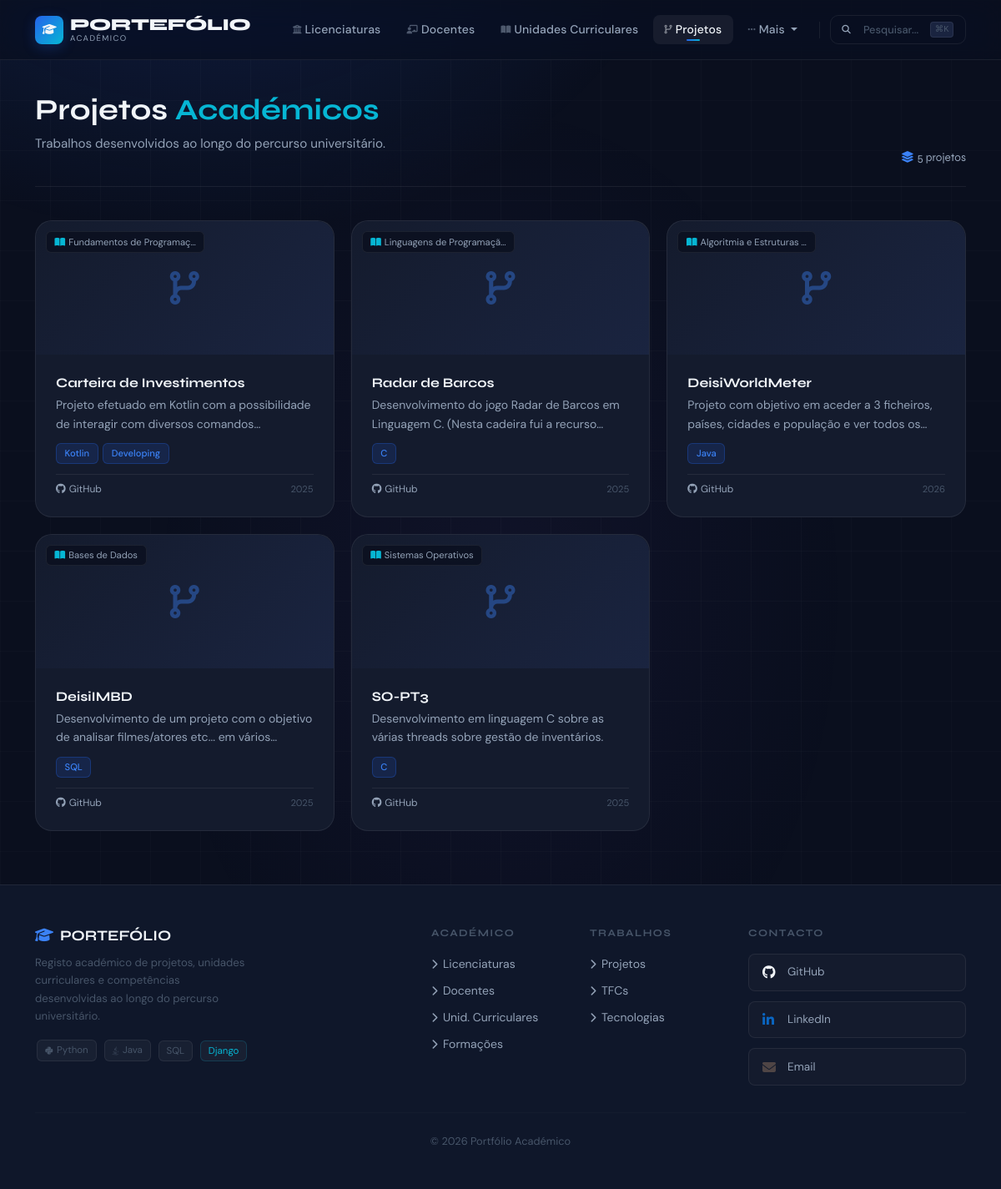
/portfolio/projetos/, run on an earlier commit of the app's database.
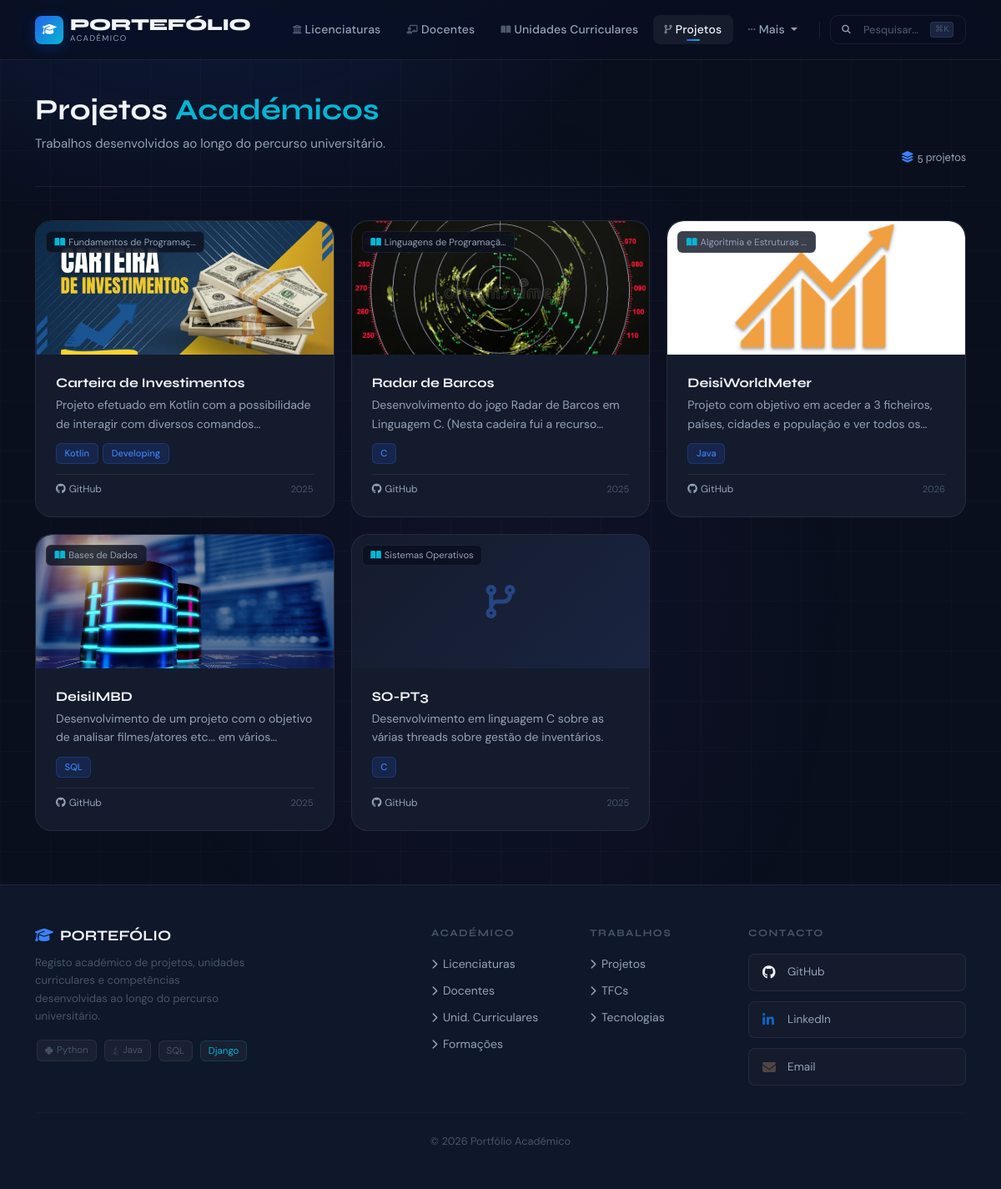
And on a later commit of the database.
### portfolio/models.py (models this page shows, shortened)
class Projeto(models.Model):
    nome = models.CharField(max_length=200)
    data_inicio = models.DateField(null=True, blank=True)
    data_fim = models.DateField(null=True, blank=True)
    link_github = models.URLField(blank=True)
    descricao = models.TextField(blank=True)
    foto = models.ImageField(upload_to="projetos/", blank=True, null=True)
    video = models.URLField(blank=True, null=True)
    uc = models.ForeignKey(
        UnidadeCurricular, on_delete=models.CASCADE, related_name="projetos"
    )
    tecnologias = models.ManyToManyField(
        Tecnologia, blank=True, related_name="projetos"
    )
    class Meta:
        verbose_name_plural = "Projetos"

class UnidadeCurricular(models.Model):
    nome = models.CharField(max_length=200)
    apresentacao = models.TextField(blank=True)
    semestre = models.IntegerField()
    ano_curricular = models.IntegerField()
    ects = models.IntegerField(null=True, blank=True)
    cod_curso = models.IntegerField(null=True, blank=True)
    cod_uc = models.IntegerField(null=True, blank=True)
    licenciatura = models.ForeignKey(
        Licenciatura, on_delete=models.CASCADE, related_name="ucs"
    )
    docentes = models.ManyToManyField(
        Docente, blank=True, related_name="ucs"
    )
    objetivos = models.TextField(blank=True)
    programa = models.TextField(blank=True)
    metodologia = models.TextField(blank=True)
    bibliografia = models.TextField(blank=True)
    natureza = models.CharField(max_length=50, blank=True)
    class Meta:
        verbose_name_plural = "Unidades Curriculares"
        ordering = ["ano_curricular", "semestre", "nome"]

### portfolio/views.py (the view)
# urls.py: path('projetos/', views.projetos_view, name='projetos'),
def projetos_view(request):
    projetos = Projeto.objects.select_related('uc').prefetch_related('tecnologias').all()
    return render(request, 'portfolio/projetos.html', {'projetos': projetos})

### portfolio/templates/portfolio/projetos.html (shortened to what this page needs)
{% extends "portfolio/base.html" %}
{% block nav_projetos %}active{% endblock %}
{% block content %}
<div class="page-header">
    <div>
        <h2>Projetos <span class="text-accent">Académicos</span></h2>
        <p>Trabalhos desenvolvidos ao longo do percurso universitário.</p>
    </div>
    <span style="font-family:var(--fd);font-size:.85rem;color:var(--ts);">
        <i class="fas fa-layer-group me-1" style="color:var(--pri-l);"></i>{{ projetos|length }} projeto{{ projetos|length|pluralize:"s" }}
    </span>
</div>
{% if projetos %}
<div style="display:grid;grid-template-columns:repeat(auto-fill,minmax(280px,1fr));gap:1.25rem;">
    {% for p in projetos %}
    <a href="{% url 'projetos_detail' p.id %}" style="text-decoration:none;">
        <div class="card" style="height:100%;cursor:pointer;">
            <div style="width:100%;height:160px;overflow:hidden;position:relative;border-radius:var(--rl) var(--rl) 0 0;background:var(--sf2);">
                {% if p.foto %}
                    <img src="{{ p.foto.url }}" alt="{{ p.nome }}"
                         style="width:100%;height:100%;object-fit:cover;transition:transform .4s ease;">
                {% else %}
                    <div style="width:100%;height:100%;display:grid;place-items:center;background:linear-gradient(135deg,var(--sf) 0%,var(--sf2) 100%);">
                        <i class="fas fa-code-branch" style="font-size:2.5rem;color:var(--pri-l);opacity:.4;"></i>
                    </div>
                {% endif %}
                {% if p.uc %}
                <span style="position:absolute;top:.75rem;left:.75rem;background:rgba(10,15,30,.8);backdrop-filter:blur(8px);border:1px solid var(--bd);border-radius:6px;padding:.2rem .6rem;font-size:.7rem;color:var(--ts);">
                    <i class="fas fa-book-open me-1" style="color:var(--acc);"></i>{{ p.uc.nome|truncatechars:25 }}
                </span>
                {% endif %}
            </div>
            <div class="card-body" style="display:flex;flex-direction:column;gap:.75rem;">
                <div>
                    <h3 class="card-title" style="font-size:1rem;margin-bottom:.35rem;">{{ p.nome }}</h3>
                    {% if p.descricao %}
                    <p class="card-text" style="display:-webkit-box;-webkit-line-clamp:2;-webkit-box-orient:vertical;overflow:hidden;">
                        {{ p.descricao }}
                    </p>
                    {% endif %}
                </div>
                {% if p.tecnologias.all %}
                <div style="display:flex;flex-wrap:wrap;gap:.35rem;">
                    {% for t in p.tecnologias.all|slice:":4" %}
                    <span class="badge-tech" style="font-size:.7rem;">{{ t.nome }}</span>
                    {% endfor %}
                </div>
                {% endif %}
                <div style="display:flex;align-items:center;justify-content:space-between;margin-top:auto;padding-top:.5rem;border-top:1px solid var(--bd);">
                    <div style="display:flex;gap:.6rem;">
                        {% if p.link_github %}
                        <span style="font-size:.75rem;color:var(--ts);"><i class="fab fa-github me-1"></i>GitHub</span>
                        {% endif %}
                    </div>
                    {% if p.data_inicio %}
                    <span style="font-size:.7rem;color:var(--tm);">{{ p.data_inicio|date:"Y" }}</span>
                    {% endif %}
                </div>
            </div>
        </div>
    </a>
    {% endfor %}
</div>
{% else %}
<div class="empty-state">
    <i class="fas fa-code-branch"></i>
    <p>Nenhum projeto registado.</p>
</div>
{% endif %}
{% endblock %}

What changed in the data, as far as the page shows it:
changed Projeto "Carteira de Investimentos": foto: picture added; foto empty → "projetos/cINV.jpg" (drawn)
changed Projeto "Radar de Barcos": foto: picture added
changed Projeto "DeisiWorldMeter": foto: picture added
changed Projeto "DeisiIMBD": foto: picture added; foto empty → "projetos/DB.webp" (drawn)
